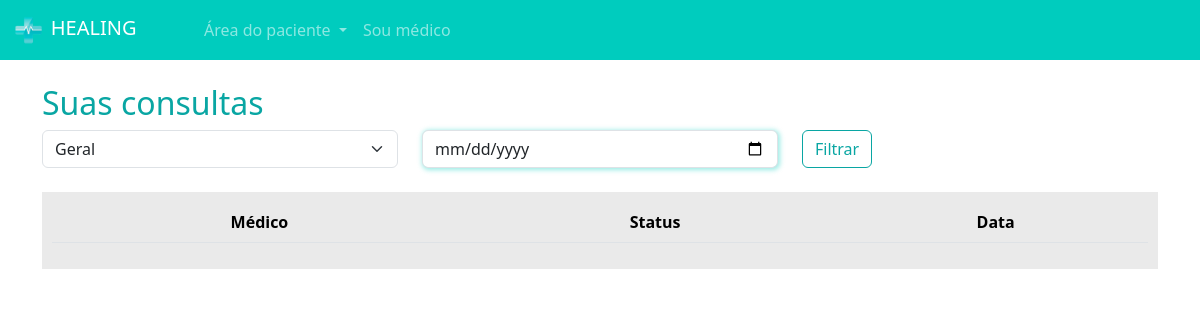
/pacientes/minhas_consultas/ (signed in), run on an earlier commit of the app's database.
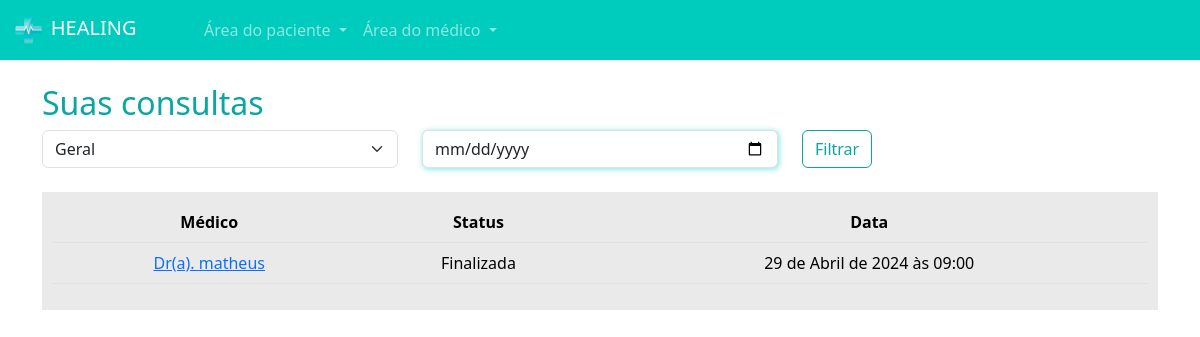
And on a later commit of the database.
### paciente/models.py (models this page shows, shortened)
class Consulta(models.Model):
    status_choices = (
        ('A', 'Agendada'),
        ('F', 'Finalizada'),
        ('C', 'Cancelada'),
        ('I', 'Iniciada')
    )
    paciente = models.ForeignKey(User, on_delete=models.DO_NOTHING)
    data_aberta = models.ForeignKey(DatasAbertas, on_delete=models.DO_NOTHING)
    status = models.CharField(max_length=1, choices=status_choices, default='A')
    link = models.URLField(null=True, blank=True)

### medico/models.py (models this page shows, shortened)
class DatasAbertas(models.Model):
    data = models.DateTimeField()
    user = models.ForeignKey(User, on_delete=models.DO_NOTHING)
    agendado = models.BooleanField(default=False)

### paciente/views.py (the view)
# urls.py: path('minhas_consultas/', views.minhas_consultas, name="minhas_consultas"),
@login_required
def minhas_consultas(request):
    data = request.GET.get("data")
    especialidade = request.GET.get("especialidade")
    minhas_consultas = Consulta.objects.filter(paciente=request.user).filter(data_aberta__data__gte=datetime.now())
    if data:
        minhas_consultas = minhas_consultas.filter(data_aberta__data__gte=data)
    if especialidade:
        minhas_consultas = minhas_consultas.filter(data_aberta__user__dadosmedico__especialidade__id=especialidade)
    especialidades = Especialidades.objects.all()
    return render(request, 'minhas_consultas.html', {'minhas_consultas': minhas_consultas, 'especialidades': especialidades, 'is_medico': is_medico(request.user)})

### medico/models.py (called while the page is built)
def is_medico(user):
    return DadosMedico.objects.filter(user=user).exists()

    def __str__(self):
        return self.especialidade

### paciente/templates/minhas_consultas.html
{% extends "base.html" %}
{% load static %}
{% block 'head' %}
    <link rel="stylesheet" href="{% static 'medicos/css/abrir_horario.css' %}">
    <link rel="stylesheet" href="{% static 'usuarios/css/usuarios.css' %}">
    <link rel="stylesheet" href="{% static 'medicos/css/cadastro_medico.css' %}">
    <link rel="stylesheet" href="{% static 'pacientes/css/home.css' %}">
    <link rel="stylesheet" href="https://cdn.jsdelivr.net/npm/bootstrap-icons@1.11.3/font/bootstrap-icons.min.css">
{% endblock 'head' %}
{% block 'body' %}
    {% include "partials/navbar.html" %}
    <div class="container">
        <br>
        <h2><span class="color-dark">Suas consultas</span></h2>
        <div class="row">
            <div class="col-md">
                <form action="">
                <select name="especialidades" class="form-select">
                    {% for especialidade in especialidades %}
                        <option value="{{especialidade.id}}">{{especialidade}}</option>
                    {% endfor %}
                </select>
            </div>
            <div class="col-md">
                <input type="date" name="data" id="" class="form-control shadow-main-color" placeholder="Data da consulta">
            </div>
            <div class="col-md">
                <input type="submit" value="Filtrar" class="btn btn-dark-color-outline">
            </div>
        </div>
        <br>
        <div class="list-minhas-consultas">
            <table class="table">
                <thead>
                  <tr>
                    <th scope="col">Médico</th>
                    <th scope="col">Status</th>
                    <th scope="col">Data</th>
                  </tr>
                </thead>
                <tbody>
                    {% for consulta in minhas_consultas  %}
                        <tr>
                            <td><a href="{% url 'consulta' consulta.id %}">Dr(a). {{consulta.data_aberta.user}}</a></td>
                            <td>{{consulta.get_status_display}}</td>
                            <td>{{consulta.data_aberta.data}}</td>
                        </tr>
                    {% endfor %}
                </tbody>
              </table>
        </div>
    </div>
{% endblock 'body' %}

### templates/base.html (shortened to what this page needs)
{% load static %}
<!doctype html>
<html lang="en">
  <head>
    <link rel="stylesheet" href="{% static 'geral/css/base.css' %}">
    <link href="https://cdn.jsdelivr.net/npm/bootstrap@5.3.3/dist/css/bootstrap.min.css" rel="stylesheet">
    {% block 'head' %}{% endblock 'head' %}
  </head>
  <body>
    {% block 'body' %}{% endblock 'body' %}
  </body>
</html>

### templates/partials/navbar.html (shortened to what this page needs)
{% load static %}
<nav class="navbar navbar-expand-lg navbar-dark bg-color-dark">
    <div class="container-fluid">
      <a class="navbar-brand" href="{% url 'home' %}"><img src="{% static 'geral/img/logo.png' %}" width="20%" alt="">&nbspHEALING</a>
      <div class="collapse navbar-collapse" id="navbarNav">
        <ul class="navbar-nav">
            <li class="nav-item dropdown">
                <a class="nav-link dropdown-toggle" href="#" id="navbarDropdownMenuLink" role="button" data-bs-toggle="dropdown" aria-expanded="false">
                  Área do paciente
                </a>
            </li>
            {% if is_medico %}
                <li class="nav-item dropdown">
                    <a class="nav-link dropdown-toggle" href="#" id="navbarDropdownMenuLink" role="button" data-bs-toggle="dropdown" aria-expanded="false">
                        Área do médico
                    </a>
                </li>
            {% else %}
                <li class="nav-item">
                    <a class="nav-link" href="{% url 'cadastro_medico' %}">Sou médico</a>
                </li>
            {% endif %}
        </ul>
      </div>
    </div>
  </nav>

### templates/static/geral/css/base.css (style rules this page uses)
:root { --main-color: #00CCBE; --dark-color: #09A6A3; --contrast-color: #FFD686; }
.bg-color-dark { background-color: var(--main-color); }
.color-dark { color: var(--dark-color); }

### templates/static/usuarios/css/usuarios.css (style rules this page uses)
.btn-dark-color-outline { border: 1px solid var(--dark-color); color: var(--dark-color) }

### templates/static/medicos/css/cadastro_medico.css (style rules this page uses)
.shadow-main-color { box-shadow: 1px 1px 5px 1px rgba(0, 204, 190,.4); }

### templates/static/pacientes/css/home.css (style rules this page uses)
table { border-collapse: collapse !important; width: 100%; }
th, td { padding: 8px; text-align: center; background-color: #EAEAEA !important; }
th { background-color: #EAEAEA; }
.list-minhas-consultas { background-color: #EAEAEA; padding: 10px; }

What changed in the data, as far as the page shows it:
added Consulta: data_aberta.user "matheus", status "Finalizada", data_aberta.data "29 de Abril de 2024 às 09:00"
Also different on the page:
text no longer shown: "Sou médico"
text now shown: "Área do médico"
